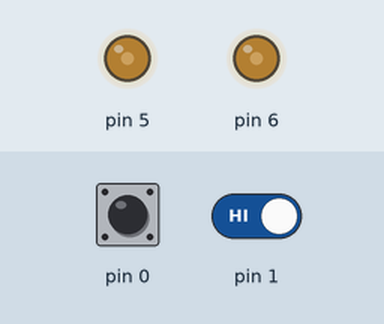
This sketch was run on a simulated Arduino Uno, built with avr-gcc and run on an emulated ATmega328P. Parts: output pins drawn as LEDs (lit = HIGH). The test bench sets the inputs (shaded band); at power-on: pin 0 HIGH, pin 1 HIGH.

Above: at 1.2 s.
1.3 s: pin 0 driven LOW
At 2.06 s:
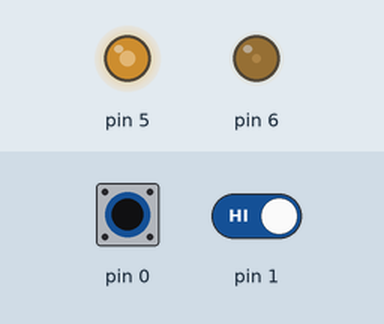
4.3 s: pin 1 driven LOW
At 4.5 s:
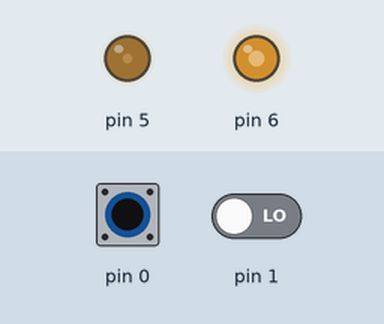
7.3 s: pin 0 driven HIGH
At 7.54 s:
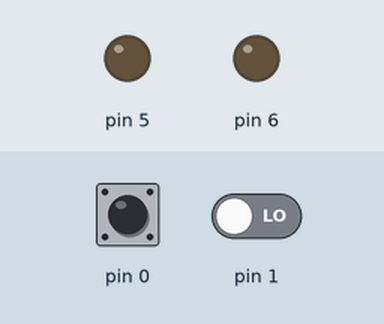
10.3 s: pin 0 driven LOW
At 10.58 s:
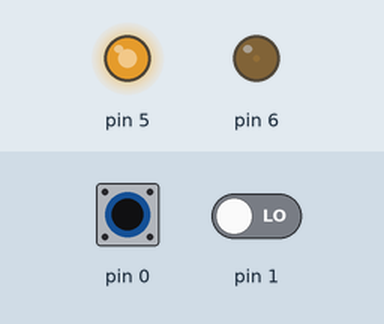
13.3 s: pin 0 pulsed HIGH 2 times (0.12 s each, 0.3 s apart)
16.9 s: pin 0 pulsed HIGH 5 times (0.12 s each, 0.3 s apart)
Timing chart, 0 to 43.2 s (numbered marks = the images above; inputs shaded):
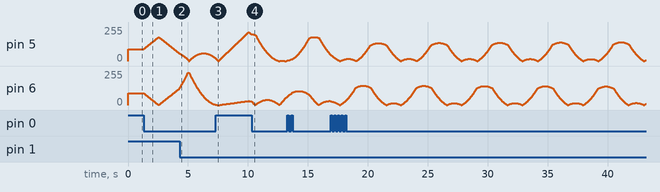

Measured:
- after the input at 1.3 s, pin 5: rises from 89/255 to 180/255 in 1.3 s, then falls to 56/255 in 1.7 s

The sketch:

brightnessLED.ino
```cpp
//дописати запис попередніх налаштувань в EEPROM, якщо!:користувач вимикає лампу кнопкою.
//додати SLEEP MODE
int bled1 = 125;
int hled1 = 1;
int bled2 = 125;
int hled2 = 1;
int bb=180;
int hh=1;
void setup()  {
  // устанваливаем пин 9 в режим выхода
  pinMode(0, INPUT);
  pinMode(1, INPUT);
  //pinMode(9, OUTPUT);
  pinMode(6, OUTPUT);
  pinMode(5, OUTPUT);
}

void loop()  {
  bool b0=digitalRead(0);
  bool b1=digitalRead(1);

  if (b0==false){
     bled1=bled1-hled1;
     bled2=bled2+hled2;
  }
  if (b1==false){
     bb=bb+hh;
            }
  if (bb==0||bb==250){
    hh=-hh;}
  if (bled1==1||bled1==250){
    hled1=-hled1;
  }
  if (bled2==1||bled2==250){
    hled2=-hled2;
  }
  bled1=constrain(bled1, 1,250);
  bled2=constrain(bled2, 1,250);
  int power1=map(bled1, 1, 250, 0, bb);
  int power2=map(bled2, 1, 250, 0, bb);

  analogWrite(6, power1);
  analogWrite(5, power2);


  // делаем паузу для достижения плавного наращивания/убывания яркости

  delay(10);
}
```
